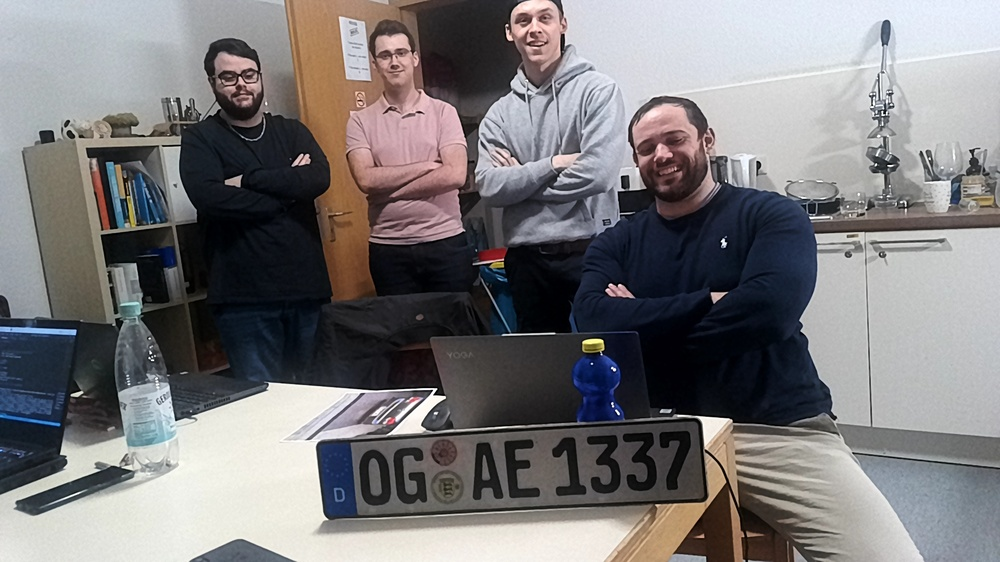
#> input picture still2.jpg, 1000 x 562 px, shrunk from 1920 x 1080 before the run, found by its file name
$ jupyter execute --allow-errors Kennzeichenerkennung.ipynb
#> lines starting #> are read from the running program, lines starting #| are printed output that depends on the picture; after the words box and inside, x2 and y2 are one past the last pixel; in counts of white or black regions, pixels touching at a corner belong together
[cell 1]
import cv2
from matplotlib import pyplot as plt
import numpy as np
import imutils
import easyocr
from os import listdir
from os.path import isfile, join

[cell 2]
img = cv2.imread(r"D:\5_Integrationsseminar\Aufnahmen\still2.jpg")
#> img is the input picture: shape (562, 1000, 3); mean B, G, R 121.6, 120.1, 122.2
#img = cv2.imread(r"D:/5_Integrationsseminar/Bilder/small/KZE_008.jpg")
dir=r"D:\5_Integrationsseminar\Bilder\small"
#images = [f for f in listdir(dir) if isfile(join(dir, f))]

#C:/Users/Kilian/Notebook/5_Semster/test_plates_kaggle/IMG_4134.jpg
gray = cv2.cvtColor(img, cv2.COLOR_BGR2GRAY)
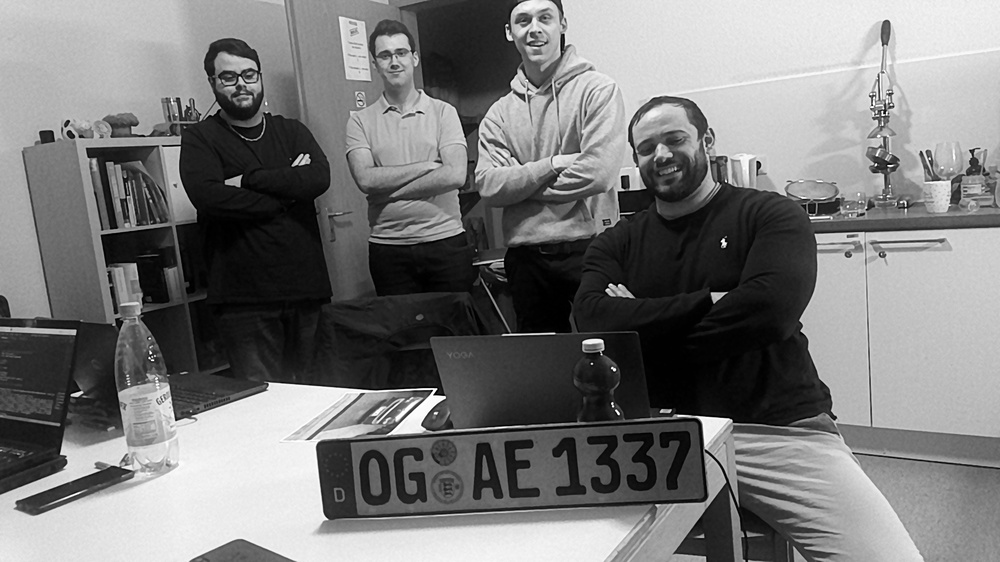
#> gray: shape (562, 1000); min 0, max 255, mean 120.9
plt.imshow(cv2.cvtColor(gray, cv2.COLOR_BGR2RGB))

[cell 3]
bfilter = cv2.bilateralFilter(gray, 11, 17, 17) #Noise reduction
edged = cv2.Canny(bfilter, 30, 100) #Edge detection
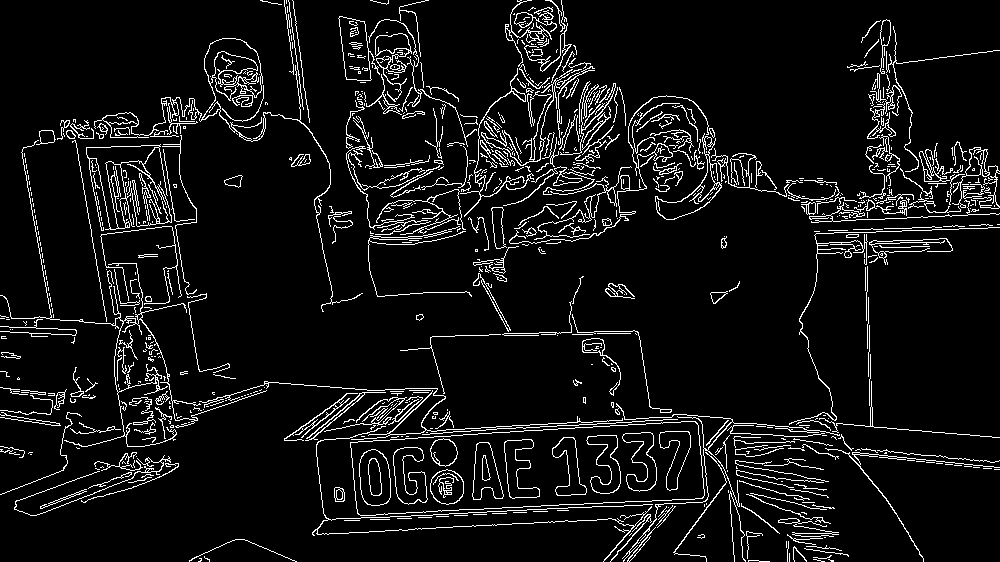
#> edged: shape (562, 1000); 7.2% white in thin lines or dots
plt.imshow(cv2.cvtColor(edged, cv2.COLOR_BGR2RGB))
plt.show()

[cell 4]
keypoints = cv2.findContours(edged.copy(), cv2.RETR_TREE, cv2.CHAIN_APPROX_SIMPLE)
#> keypoints = 1095 contours, 880 with area under 20; largest, box (x1, y1, x2, y2) and area: (350, 421, 705, 516) 26295, (350, 421, 705, 516) 26289, (86, 144, 172, 231) 4250, (94, 38, 363, 312) 2282, (120, 160, 172, 227) 1918
contours = imutils.grab_contours(keypoints)
#> contours has the same summary as keypoints
contours = sorted(contours, key=cv2.contourArea, reverse=True)[:10]
#> contours = 10 contours; largest, box (x1, y1, x2, y2) and area: (350, 421, 705, 516) 26295, (350, 421, 705, 516) 26289, (86, 144, 172, 231) 4250, (94, 38, 363, 312) 2282, (120, 160, 172, 227) 1918

[cell 5]
location = None
for contour in contours:
    approx = cv2.approxPolyDP(contour, 10, True)
    if len(approx) == 4:
        location = approx
        break
#> this loop made 1 pass
#> location on pass 1: [[698, 425], [350, 442], [357, 513], [702, 498]]

print(location)
#| [[[698 425]]
#|  [[350 442]]
#|  [[357 513]]
#|  [[702 498]]]


mask = np.zeros(gray.shape, np.uint8)
new_image = cv2.drawContours(mask, [location], 0,255, -1)
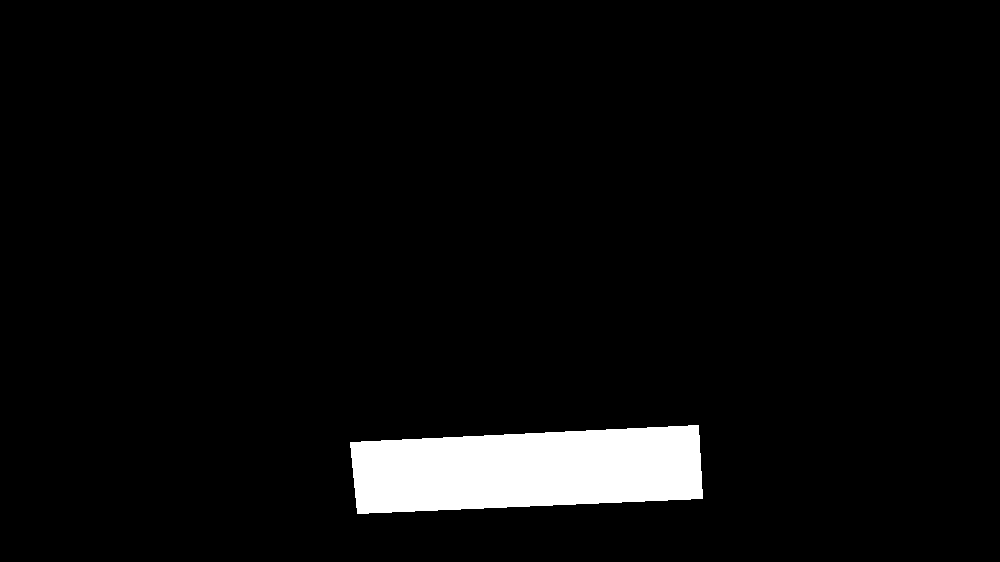
#> new_image: shape (562, 1000); 4.5% white; 1 white region, box (x1, y1, x2, y2) and area: (350, 425, 703, 514) 25455
new_image = cv2.bitwise_and(img, img, mask=mask)
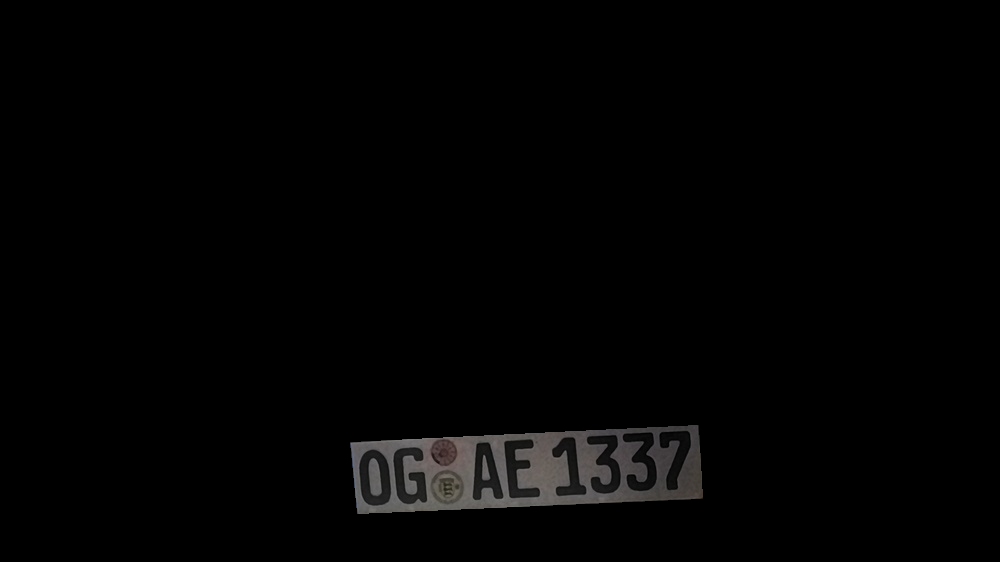
#> new_image: shape (562, 1000, 3); mean B, G, R 3, 3, 3.2


#ab hier nummern
plt.imshow(cv2.cvtColor(new_image, cv2.COLOR_BGR2RGB))
#plt.show()


(x,y) = np.where(mask==255)
(x1, y1) = (np.min(x), np.min(y))
#> x1 = 425; y1 = 350
(x2, y2) = (np.max(x), np.max(y))
#> x2 = 513; y2 = 702
cropped_image = gray[x1:x2+1, y1:y2+1]
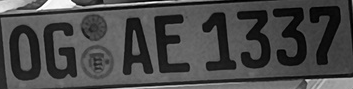
#> cropped_image: shape (89, 353); min 0, max 255, mean 72.5

[cell 6]
plt.imshow(cv2.cvtColor(cropped_image, cv2.COLOR_BGR2RGB))
plt.show()


###########################################################
###########################################################
#> (the rest of this cell did not finish here and is left out)

[cell 7]
text=""
#> (the rest of this cell did not finish here and is left out)

[cell 8]
font = cv2.FONT_HERSHEY_SIMPLEX
res = cv2.putText(img, text=text, org=(approx[0][0][0], approx[1][0][1]+60), fontFace=font, fontScale=1, color=(0,255,0), thickness=2, lineType=cv2.LINE_AA)
res = cv2.rectangle(img, tuple(approx[0][0]), tuple(approx[2][0]), (0,255,0),3)
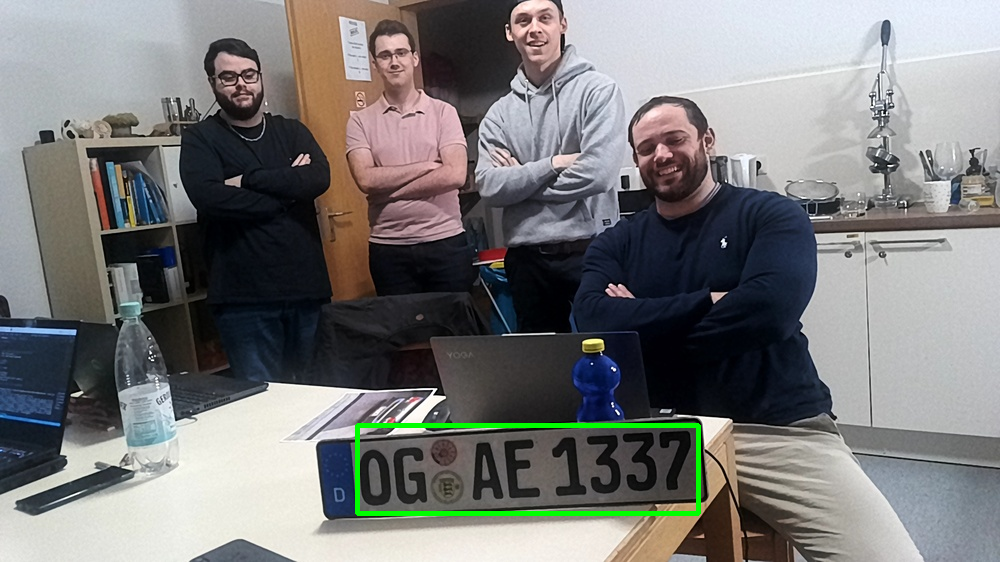
#> res: shape (562, 1000, 3); 0.76% of pixels changed, all inside (x1, y1, x2, y2) = (355, 423, 701, 516)
plt.imshow(cv2.cvtColor(res, cv2.COLOR_BGR2RGB))
plt.imsave(r"D:\5_Integrationsseminar\Aufnahmen\Result2.jpg",cv2.cvtColor(res, cv2.COLOR_BGR2RGB))

# Perform text extraction
#> (the rest of this cell did not finish here and is left out)

#> (a cell that did not finish here is left out)

[cell 10]
import cv2
import pytesseract

img = cv2.imread('image.jpg')

# Adding custom options
custom_config = r'--oem 3 --psm 6'
pytesseract.image_to_string(img, config=custom_config)
#> (this line was passed over: pytesseract is not available in this run)
